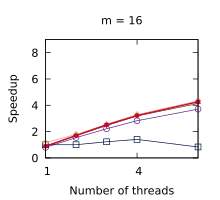

Generate this figure with gnuplot:
set title "m = 16"
set terminal pdf size 2.2,2.0
set output "./results/LUD_n___512,_m___16.pdf"
set key off
set xrange [1:6]
set xtics (1, 4)
set xlabel "Number of threads"
set yrange [0:9]
set ytics (0, 2, 4, 6, 8)
set ylabel "Speedup"
plot './results/LUD_n___512,_m___16.dat' using 1:2 title "Work stealing" pointsize 0.7 lw 1 pt 6 linecolor rgb "#5B2182" with linespoints, \
  './results/LUD_n___512,_m___16.dat' using 1:3 title "OpenMP (loops)" pointsize 0.7 lw 1 pt 4 linecolor rgb "#001240" with linespoints, \
  './results/LUD_n___512,_m___16.dat' using 1:4 title "OpenMP (tasks)" pointsize 0.7 lw 1 pt 12 linecolor rgb "#F3965E" with linespoints, \
  './results/LUD_n___512,_m___16.dat' using 1:5 title "Work assisting (our)" pointsize 0.4 lw 2 pt 7 linecolor rgb "#C00A35" with linespoints
